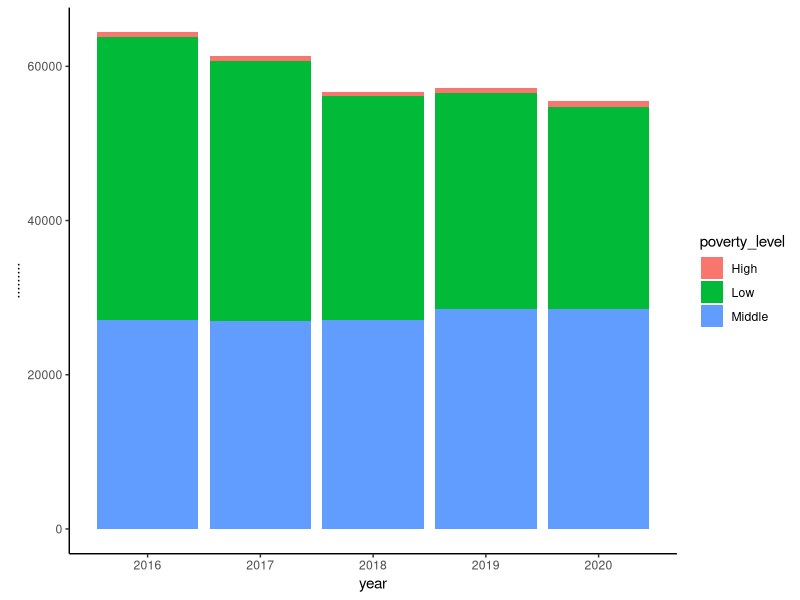
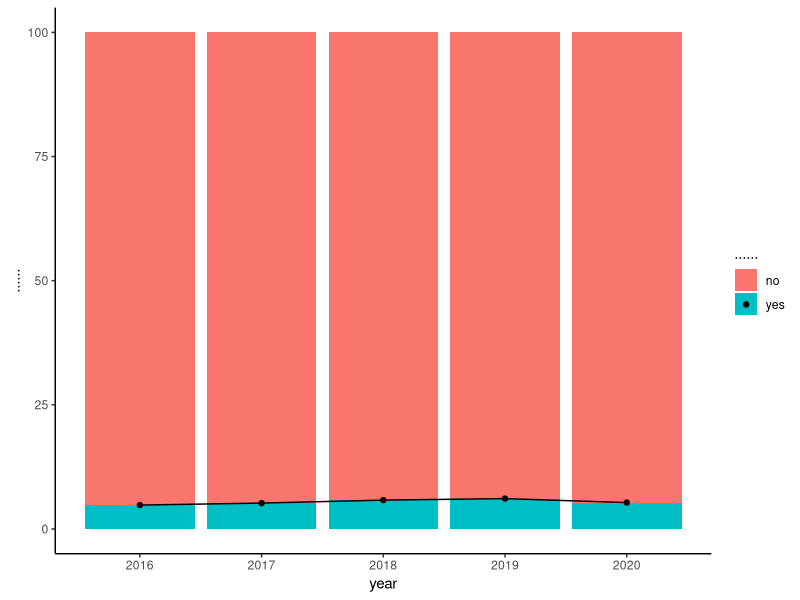

The R source for these figures, in order:
## ---- chunk 1
library(tidyverse)
## ---- chunk 2
options(scipen=999)

Sys.getlocale()
Sys.setlocale("LC_ALL","C") # 강제 언어 삭제
Sys.setlocale("LC_ALL","Korean") # 언어 다시 한글로
## ---- chunk 3
gyeolgwa <- read_csv("gyeolgwa.csv", col_names = FALSE) 
saenghwal <- read_csv("saenghwal.csv", col_names = FALSE)
## ---- chunk 4
saenghwal %>%
  rename(year = X1) %>%
  rename(범죄수=X2) %>%
  rename(poverty_level=X3) %>%
  ggplot(aes(x=year, y=범죄수, fill=poverty_level)) +
  geom_bar(stat="identity") +
  theme_classic()
## ---- chunk 5
gyeolgwa %>%
  rename(year=X1) %>%
  rename(비율=X2) %>%
  rename(흉악=X3) %>%
  ggplot(aes(x=year, y=비율, fill=흉악)) +
  geom_bar(stat="identity") +
  geom_point(data = . %>% filter(흉악=="yes"), aes(x=year, y=비율)) +
  geom_line(data = . %>% filter(흉악=="yes"), aes(x=year, y=비율)) +
  theme_classic()
